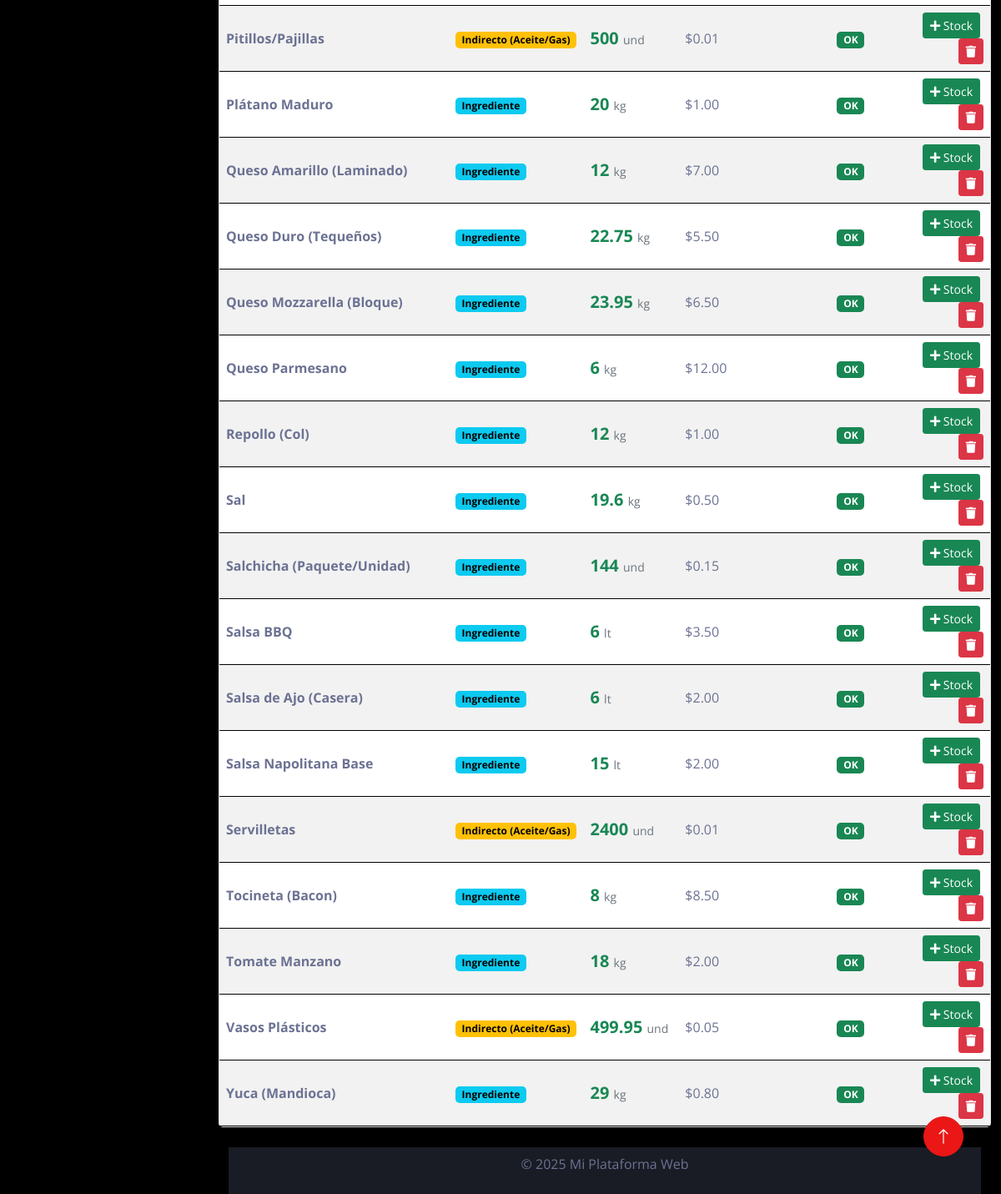
The page /admin/insumos.php (signed in, lower part) on the database as committed earlier.
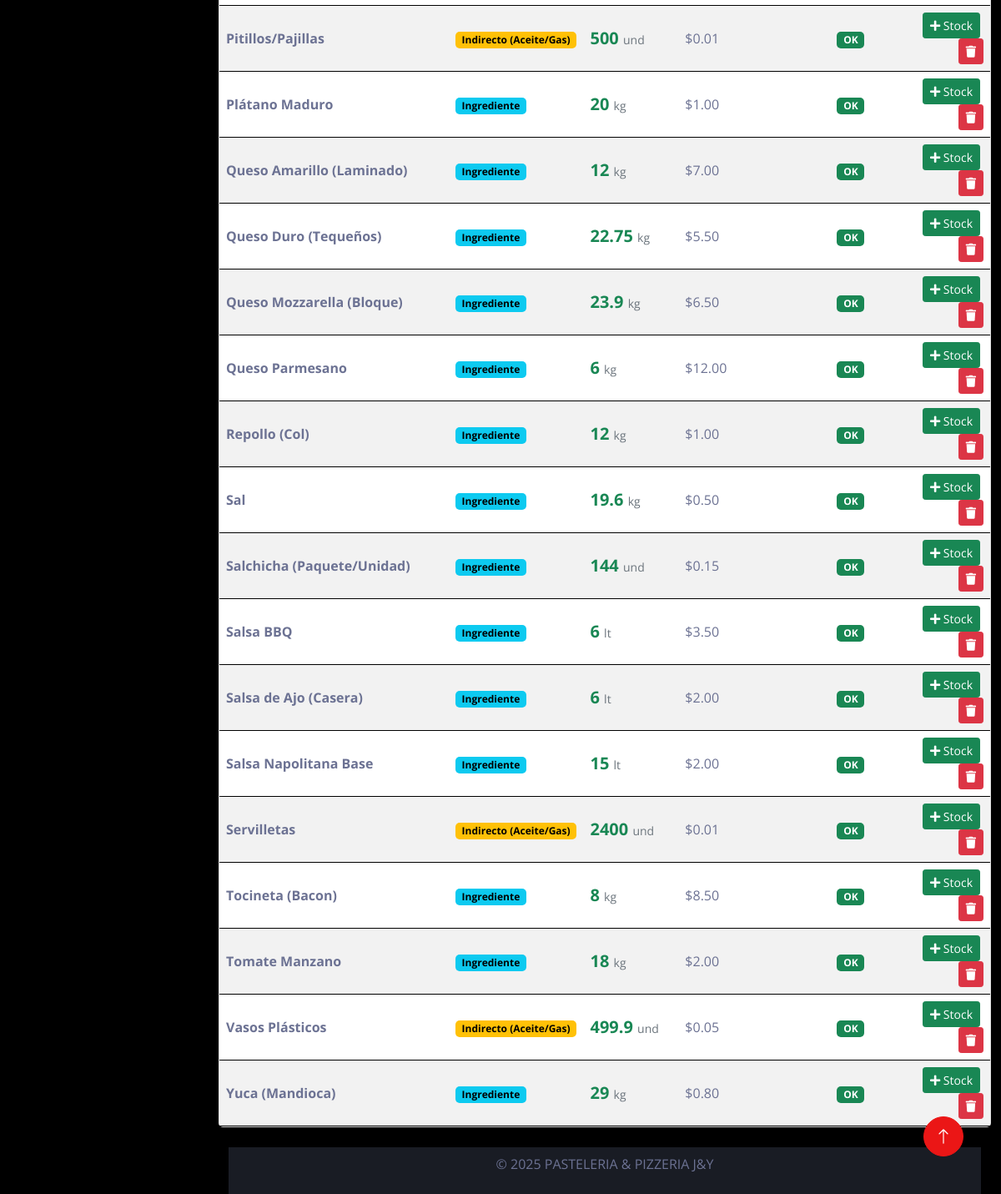
The same page on the database as committed later.
### tables this page shows
CREATE TABLE `raw_materials` (
  `id` int(11) NOT NULL,
  `name` varchar(100) NOT NULL,
  `unit` varchar(20) NOT NULL,
  `stock_quantity` decimal(10,4) DEFAULT 0.0000,
  `cost_per_unit` decimal(10,2) DEFAULT 0.00,
  `min_stock` decimal(10,4) DEFAULT 5.0000,
  `is_cooking_supply` tinyint(1) DEFAULT 0,
  `category` enum('ingredient','packaging','supply') DEFAULT 'ingredient',
  `updated_at` timestamp NULL DEFAULT current_timestamp() ON UPDATE current_timestamp()
);

### templates/autoload.php (called while the page is built, shortened)
<?php
require_once '../funciones/conexion.php';
require_once '../funciones/Config.php';
$config = new GlobalConfig();
$db = Database::getConnection();
require_once '../funciones/RawMaterialManager.php';
$rawMaterialManager = new RawMaterialManager($db);

### funciones/RawMaterialManager.php (called while the page is built, shortened)
<?php
class RawMaterialManager {
    private $db;
    public function __construct($db) {
        $this->db = $db;
    }
    public function getAllMaterials() {
        $stmt = $this->db->query("SELECT * FROM raw_materials ORDER BY name ASC");
        return $stmt->fetchAll(PDO::FETCH_ASSOC);
    }
}
?>

### funciones/conexion.php (called while the page is built, shortened)
<?php
class Database
{
    private static $connection = null;
    public static function getConnection()
    {
        if (self::$connection === null) {
            try {
                $host     = $_ENV['DB_HOST'] ?? 'localhost';
                $dbname   = $_ENV['DB_NAME'] ?? 'minimarket';
                $username = $_ENV['DB_USER'] ?? 'root';
                $password = $_ENV['DB_PASSWORD'] ?? '';
                $port     = $_ENV['DB_PORT'] ?? '3306';
                $options = [
                    PDO::ATTR_ERRMODE            => PDO::ERRMODE_EXCEPTION,
                    PDO::ATTR_DEFAULT_FETCH_MODE => PDO::FETCH_ASSOC,
                    PDO::ATTR_EMULATE_PREPARES   => false,
                ];
                self::$connection = new PDO(
                    "mysql:host=$host;port=$port;dbname=$dbname;charset=utf8mb4",
                    $username,
                    $password,
                    $options
                );
            } catch (PDOException $e) {
                error_log("Error de conexión: " . $e->getMessage());
                die("<h3>Error de conexión.</h3><p>Verifica tu archivo .env y los logs del servidor.</p>");
            }
        }
        return self::$connection;
    }
}
?>

### funciones/Config.php (called while the page is built, shortened)
<?php
class GlobalConfig {
    private $db;
    private $settings = [];
    public function __construct() {
        $this->db = Database::getConnection();
    }
    public function load() {
        try {
            $query = "SELECT config_key, config_value FROM global_config";
            $stmt = $this->db->prepare($query);
            $stmt->execute();
            $results = $stmt->fetchAll(PDO::FETCH_ASSOC);
            if ($results) {
                foreach ($results as $row) {
                    $key = $row['config_key'];
                    $value = $row['config_value'];
                    $this->settings[$key] = $value;
                }
            }
        } catch (Exception $e) {
            error_log("Excepción al cargar la configuración: " . $e->getMessage());
            $this->settings = [];
        }
    }
    public function get($key, $value = null) {
        $this->load();
        return $this->settings[$key] ?? $value;
    }
    public function setGlobals() {
        $this->load();
    }
}
$config = new GlobalConfig();
$config->setGlobals();
?>

### admin/insumos.php (the view, shortened to what the changed rows need)
<?php
require_once '../templates/autoload.php';
$materials = $rawMaterialManager->getAllMaterials();
require_once '../templates/header.php';
?>
<div class="container mt-5">
    <div class="card shadow">
        <div class="card-body p-0">
            <div class="table-responsive">
                <table class="table table-striped table-hover mb-0 align-middle">
                    <tbody>
                        <?php foreach ($materials as $m):
                            $lowStock = $m['stock_quantity'] <= $m['min_stock'];
                            $typeLabel = $m['is_cooking_supply'] ? '<span class="badge bg-warning text-dark">Indirecto (Aceite/Gas)</span>' : '<span class="badge bg-info text-dark">Ingrediente</span>';
                        ?>
                            <tr>
                                <td class="fw-bold"><?= htmlspecialchars($m['name']) ?></td>
                                <td><?= $typeLabel ?></td>
                                <td>
                                    <span class="fs-5 fw-bold <?= $lowStock ? 'text-danger' : 'text-success' ?>">
                                        <?= floatval($m['stock_quantity']) ?>
                                    </span>
                                    <small class="text-muted"><?= $m['unit'] ?></small>
                                </td>
                                <td>$<?= number_format($m['cost_per_unit'], 2) ?></td>
                                <td>
                                    <?php if ($lowStock): ?>
                                        <span class="badge bg-danger">STOCK BAJO</span>
                                    <?php else: ?>
                                        <span class="badge bg-success">OK</span>
                                    <?php endif; ?>
                                </td>
                                <td class="text-end">
                                    <button class="btn btn-sm btn-success me-1" onclick="openAddStock(<?= $m['id'] ?>, '<?= $m['name'] ?>', '<?= $m['unit'] ?>')" title="Registrar Compra">
                                        <i class="fa fa-plus"></i> Stock
                                    </button>
                                    <form method="POST" class="d-inline" onsubmit="return confirm('¿Borrar este insumo?');">
                                        <button type="submit" class="btn btn-sm btn-danger"><i class="fa fa-trash"></i></button>
                                    </form>
                                </td>
                            </tr>
                        <?php endforeach; ?>
                    </tbody>
                </table>
            </div>
        </div>
    </div>
</div>
<?php require_once '../templates/footer.php'; ?>

### templates/footer.php (shortened to what the changed rows need)
    <div class="container-fluid sticky-down pt-4 px-4">
      <footer>
              <nav  class="navbar justify-content-center navbar-expand bg-secondary navbar-dark sticky-down px-10 py-10  " >
                 &copy; <?php echo date("Y"); ?> <?php echo htmlspecialchars($config->get('site_name')); ?>
              </nav>
                <nav  class="navbar justify-content-center navbar-expand bg-secondary navbar-dark sticky-down px-2 py-2  " >
              </nav>
      </footer>
    </div>
  </div>
</div>
</body>
</html>

Rows that differ between the two databases and show on the page:
changed raw_materials "Queso Mozzarella (Bloque)": stock_quantity "23.95" → "23.9"
changed raw_materials "Vasos Plásticos": stock_quantity "499.95" → "499.9"
Other text that changed with them:
$config->get('site_name'): "Mi Plataforma Web" → "PASTELERIA & PIZZERIA J&Y"
